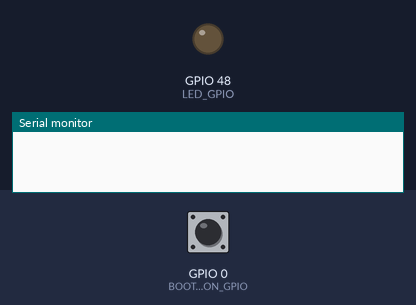
Recording of a program running on a simulated ESP32. Parts: output pins drawn as LEDs (lit = HIGH), the last lines printed to the serial monitor. Dashed ring = blinking. Inputs (shaded band) come from the test bench; at power-on: GPIO 0 (BOOT_BUTTON_GPIO) HIGH.

Above: at 1.2 s.
1.3 s: GPIO 0 (BOOT_BUTTON_GPIO) pulled LOW for 0.15 s
At 1.45 s:
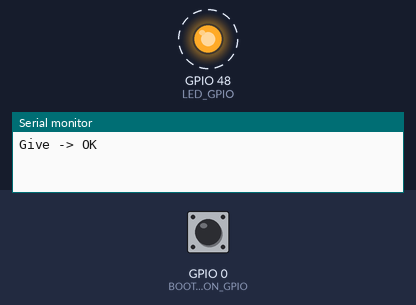
4.3 s: GPIO 0 (BOOT_BUTTON_GPIO) pulsed LOW 5 times (0.12 s each, 0.3 s apart)
At 4.85 s:
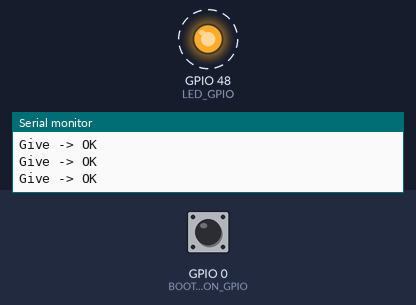
7.3 s: GPIO 0 (BOOT_BUTTON_GPIO) pulled LOW for 1 s
Timing chart, 0 to 10.5 s (numbered marks = the images above; inputs shaded):
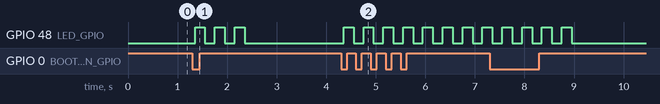

Measured:
- after the input at 1.3 s, GPIO 48 (LED_GPIO): alternates HIGH for 0.20 s and LOW for 0.20 s, 6 changes in all, then stays LOW, starting after 0.05 s
- after the input at 4.3 s, GPIO 48 (LED_GPIO): alternates HIGH for 0.20 s and LOW for 0.20 s, starting after 0.05 s

The program:

main.cpp
```cpp
// Week 8 - Class 2: Binary semaphore demo (ESP32-S3, Arduino framework)
// BOOT button (GPIO0) -> binary semaphore -> LED task blinks 3 times
#include <Arduino.h>
#include "freertos/FreeRTOS.h"
#include "freertos/task.h"
#include "freertos/semphr.h"

#define BOOT_BUTTON_GPIO  GPIO_NUM_0    // ESP32-S3 BOOT button (active-low)
#define LED_GPIO          GPIO_NUM_48   // LED on GPIO48 (change if your board differs)

SemaphoreHandle_t xBinarySemaphore;     // global handle shared by both tasks

void task_monitor_button(void *pvParameters) {
  while (1) {
    if (gpio_get_level(BOOT_BUTTON_GPIO) == 0) {          // pressed (active-low)
      vTaskDelay(pdMS_TO_TICKS(50));                      // simple debounce
      if (gpio_get_level(BOOT_BUTTON_GPIO) == 0) {
        // Give the semaphore to signal the LED task
        if (xSemaphoreGive(xBinarySemaphore) == pdTRUE)
          Serial.println("Give -> OK");
        else
          Serial.println("Give ignored (semaphore full)");
        // Wait for release: 1 press = 1 Give
        while (gpio_get_level(BOOT_BUTTON_GPIO) == 0)
          vTaskDelay(pdMS_TO_TICKS(10));
      }
    }
    vTaskDelay(pdMS_TO_TICKS(10));                        // poll every 10 ms
  }
}

void task_blink_led(void *pvParameters) {
  while (1) {
    // Blocked here (0% CPU) until the button task gives
    if (xSemaphoreTake(xBinarySemaphore, portMAX_DELAY) == pdTRUE) {
      for (int i = 0; i < 3; i++) {                       // blink 3 times
        gpio_set_level(LED_GPIO, 1);
        vTaskDelay(pdMS_TO_TICKS(200));
        gpio_set_level(LED_GPIO, 0);
        vTaskDelay(pdMS_TO_TICKS(200));
      }
    }
  }
}

void setup(void) {
  Serial.begin(115200);
  pinMode(BOOT_BUTTON_GPIO, INPUT_PULLUP);
  pinMode(LED_GPIO, OUTPUT);

  xBinarySemaphore = xSemaphoreCreateBinary();            // created EMPTY (0)
  if (xBinarySemaphore == NULL) {
    Serial.println("Semaphore creation failed (out of heap)");
    return;
  }

  // Stack size is in BYTES on the ESP32 port
  xTaskCreate(task_monitor_button, "MonitorButton", 4096, NULL, 10, NULL);
  xTaskCreate(task_blink_led,      "BlinkLED",      4096, NULL,  5, NULL);
}

void loop() {
  // empty: the FreeRTOS tasks do all the work
}
```
